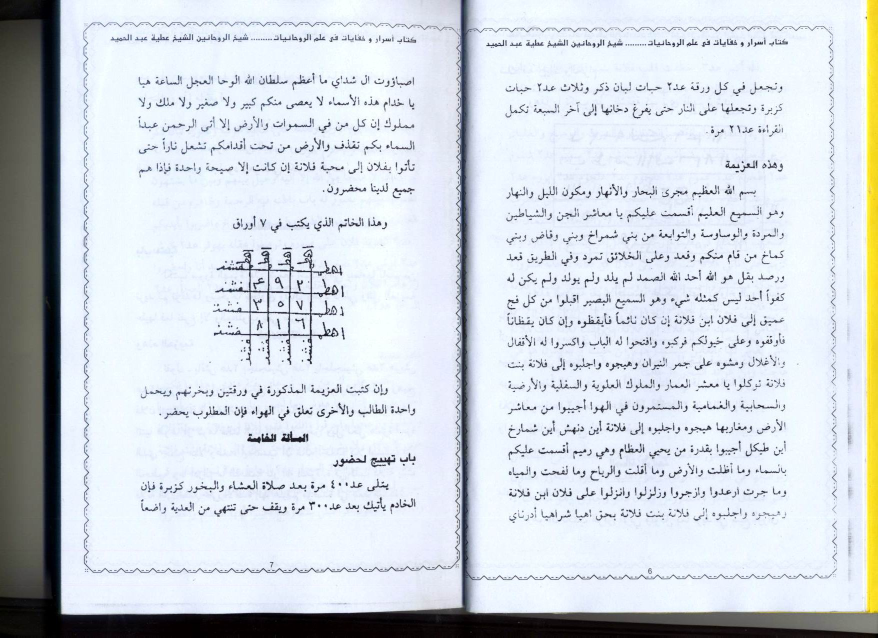
#> input picture Picture 003.jpg, 1755 x 1275 px, given in place of Picture 033.jpg, which was not available (shown at 1/2 size)
$ python crop_rajah_batch14.py
#> lines starting #> are read from the running program, lines starting #| are printed output that depends on the picture; after the words box and inside, x2 and y2 are one past the last pixel; in counts of white or black regions, pixels touching at a corner belong together; pictures that were not available may be replaced by others from this repository, and a replacement may not be noted
#!/usr/bin/env python3
from PIL import Image, ImageEnhance
import os

def crop_rajah(src_path, out_path, x0, y0, x1, y1, upscale=4):
#> called with x0 = 0.055, y0 = 0.08, x1 = 0.475, y1 = 0.31, upscale = 4
    im = Image.open(src_path).convert("RGB")
#> im is the input picture: PIL image 1755x1275 RGB; mean R, G, B 207.8, 214.2, 220.5
    w, h = im.size
#> w = 1755; h = 1275
    box = (int(w*x0), int(h*y0), int(w*x1), int(h*y1))
#> box = (96, 102, 833, 395)
    crop = im.crop(box)
    # enhance
    # contrast & brightness similar to previous batches
    enhancer = ImageEnhance.Contrast(crop)
    crop = enhancer.enhance(1.6)
    enhancer = ImageEnhance.Brightness(crop)
    crop = enhancer.enhance(1.15)
    # white threshold >188 -> 255
    # convert to numpy for speed
    import numpy as np
    arr = np.array(crop)
    # mask where all channels >188
    mask = (arr[:,:,0] > 188) & (arr[:,:,1] > 188) & (arr[:,:,2] > 188)
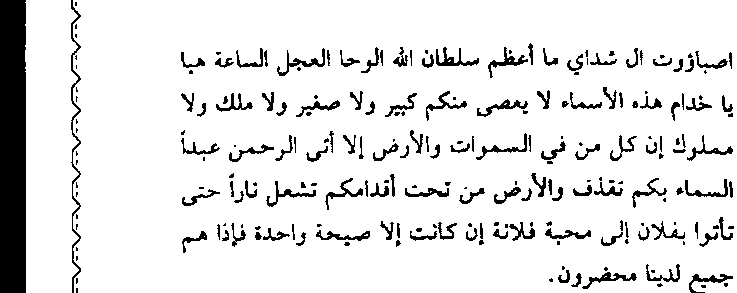
#> mask: shape (293, 737) bool; 89.7% white; 223 black regions (88 under 20 px), largest, box (x1, y1, x2, y2) and area: (0, 0, 26, 293) 7598, (71, 0, 81, 293) 668, (436, 47, 479, 66) 294
    arr[mask] = 255
#> arr: shape (293, 737, 3); mean R, G, B 233.6, 234.3, 235.9
    crop = Image.fromarray(arr)
    # pad 70px each side before upscale? original pad 70px then 4x. We'll add 70px white border before upscale, then upscale?
    # previous: pad 70px white>186 pad 70px. Let's add padding after upscale for simplicity: upscale then pad 70*? Actually previous reports: pad 70px white then 4x upscale. We'll do upscale then pad 70*? Let's do pad 70*upscale? Simpler: add 70px border after upscale then final.
    # upscale
    new_size = (crop.size[0]*upscale, crop.size[1]*upscale)
#> new_size = (2948, 1172)
    crop = crop.resize(new_size, Image.LANCZOS)
#> crop: PIL image 2948x1172 RGB
    # add padding 70px * (upscale? previous said 70px pad then 4x). We'll add 50px white padding after upscale to get clean border
    pad = 70
    padded = Image.new("RGB", (crop.size[0]+pad*2, crop.size[1]+pad*2), (255,255,255))
#> padded: PIL image 3088x1312 RGB; every value is 255
    padded.paste(crop, (pad, pad))
    padded.save(out_path, "JPEG", quality=95, dpi=(300,300))
    print(f"{out_path}: {padded.size} from {src_path} box {box}")
#| /home/user/asoro-wa-khofiyyat-fi-ilmu-ruhaniyyah/terjemahan/assets/rajah-hal-067-top-thilasm.jpg: (3088, 1312) from /home/user/asoro-wa-khofiyyat-fi-ilmu-ruhaniyyah/Picture 033.jpg box (96, 102, 833, 395)

base = "/home/user/asoro-wa-khofiyyat-fi-ilmu-ruhaniyyah"
outdir = os.path.join(base, "terjemahan/assets")
os.makedirs(outdir, exist_ok=True)

# Picture 033 left Hal67
crop_rajah(os.path.join(base, "Picture 033.jpg"), os.path.join(outdir, "rajah-hal-067-top-thilasm.jpg"),
           x0=0.055, y0=0.08, x1=0.475, y1=0.31)

crop_rajah(os.path.join(base, "Picture 033.jpg"), os.path.join(outdir, "rajah-hal-067-bottom-numbers.jpg"),
           x0=0.115, y0=0.52, x1=0.445, y1=0.71)
#> call 2 of crop_rajah, with x0 = 0.115, y0 = 0.52, x1 = 0.445, y1 = 0.71, upscale = 4
#> in crop_rajah (call 2), `mask = (arr[:,:,0] > 188) & (arr[:,:,1] > 188) & (arr[:,:,2] > 188)`: mask: shape (242, 579) bool; 93.5% white; 93 black regions (44 under 20 px), largest, box (x1, y1, x2, y2) and area: (227, 0, 476, 69) 2219, (361, 199, 416, 222) 680, (322, 203, 352, 222) 399
#> in crop_rajah (call 2), `arr[mask] = 255`: arr: shape (242, 579, 3); mean R, G, B 241.6, 242, 242.8
#> in crop_rajah (call 2), `padded = Image.new("RGB", (crop.size[0]+pad*2, crop.size[1]+pad*2), (2..`: padded: PIL image 2456x1108 RGB; every value is 255
#> in crop_rajah (call 2), `padded.paste(crop, (pad, pad))`:
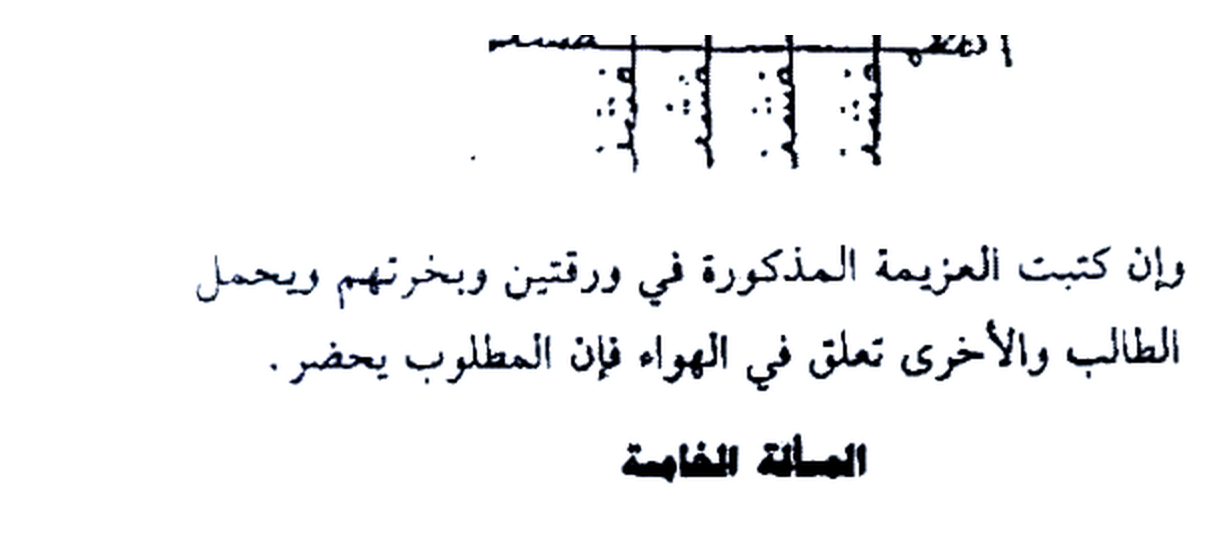
#> padded: PIL image 2456x1108 RGB (shown at 1/2 size); mean R, G, B 243.8, 244.1, 244.8
#| /home/user/asoro-wa-khofiyyat-fi-ilmu-ruhaniyyah/terjemahan/assets/rajah-hal-067-bottom-numbers.jpg: (2456, 1108) from /home/user/asoro-wa-khofiyyat-fi-ilmu-ruhaniyyah/Picture 033.jpg box (201, 663, 780, 905)

# Picture 034 right Hal68 top
crop_rajah(os.path.join(base, "Picture 034.jpg"), os.path.join(outdir, "rajah-hal-068-top-thilasm.jpg"),
           x0=0.545, y0=0.06, x1=0.965, y1=0.37)
#> call 3 of crop_rajah, with x0 = 0.545, y0 = 0.06, x1 = 0.965, y1 = 0.37, upscale = 4
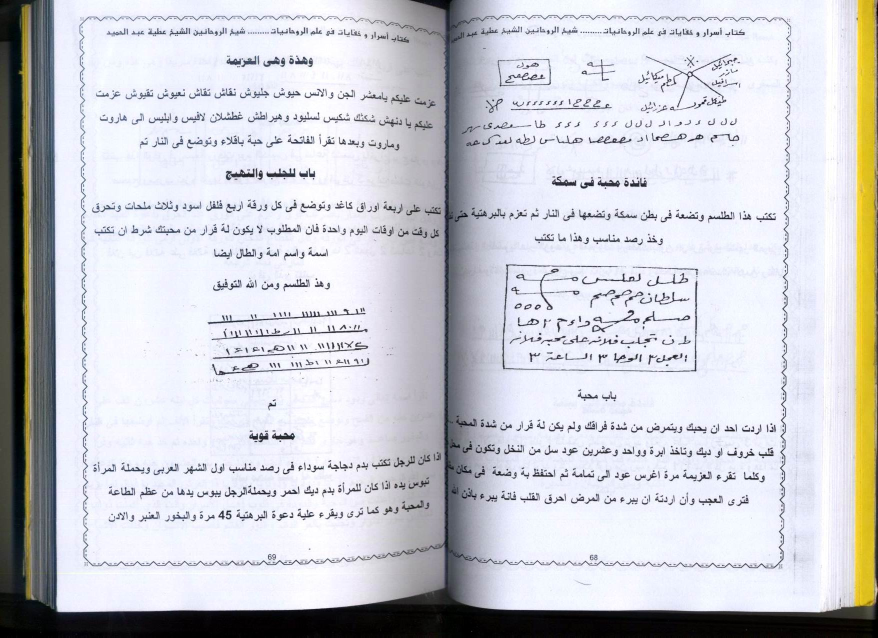
#> input picture Picture 034.jpg, 1755 x 1275 px, found by its file name (shown at 1/2 size)
#> in crop_rajah, im is the input picture: PIL image 1755x1275 RGB; mean R, G, B 202.7, 203.8, 209.2
#> in crop_rajah (call 3), `mask = (arr[:,:,0] > 188) & (arr[:,:,1] > 188) & (arr[:,:,2] > 188)`: mask: shape (395, 737) bool; 92.4% white; 235 black regions (137 under 20 px), largest, box (x1, y1, x2, y2) and area: (0, 0, 55, 395) 6373, (611, 0, 626, 395) 996, (336, 32, 507, 139) 992
#> in crop_rajah (call 3), `arr[mask] = 255`:
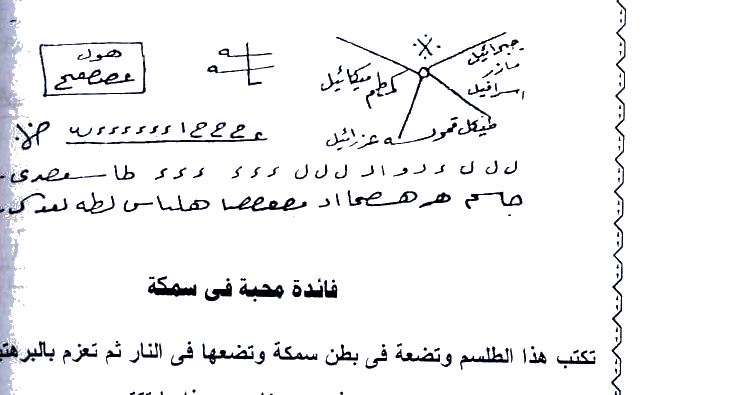
#> arr: shape (395, 737, 3); mean R, G, B 242.4, 242.5, 243.9
#> in crop_rajah (call 3), `padded = Image.new("RGB", (crop.size[0]+pad*2, crop.size[1]+pad*2), (2..`: padded: PIL image 3088x1720 RGB; every value is 255
#| /home/user/asoro-wa-khofiyyat-fi-ilmu-ruhaniyyah/terjemahan/assets/rajah-hal-068-top-thilasm.jpg: (3088, 1720) from /home/user/asoro-wa-khofiyyat-fi-ilmu-ruhaniyyah/Picture 034.jpg box (956, 76, 1693, 471)

# Picture 034 right Hal68 bottom box
crop_rajah(os.path.join(base, "Picture 034.jpg"), os.path.join(outdir, "rajah-hal-068-bottom-box.jpg"),
           x0=0.565, y0=0.52, x1=0.835, y1=0.78)
#> in crop_rajah (call 4), `mask = (arr[:,:,0] > 188) & (arr[:,:,1] > 188) & (arr[:,:,2] > 188)`: mask: shape (331, 474) bool; 91.7% white; 180 black regions (78 under 20 px), largest, box (x1, y1, x2, y2) and area: (13, 0, 403, 81) 1253, (74, 273, 116, 291) 312, (321, 43, 374, 63) 304
#> in crop_rajah (call 4), `arr[mask] = 255`: arr: shape (331, 474, 3); mean R, G, B 238.5, 238.6, 239.8
#> in crop_rajah (call 4), `padded = Image.new("RGB", (crop.size[0]+pad*2, crop.size[1]+pad*2), (2..`: padded: PIL image 2036x1464 RGB; every value is 255
#| /home/user/asoro-wa-khofiyyat-fi-ilmu-ruhaniyyah/terjemahan/assets/rajah-hal-068-bottom-box.jpg: (2036, 1464) from /home/user/asoro-wa-khofiyyat-fi-ilmu-ruhaniyyah/Picture 034.jpg box (991, 663, 1465, 994)

# Picture 034 left Hal69 - 4 lines numbers
crop_rajah(os.path.join(base, "Picture 034.jpg"), os.path.join(outdir, "rajah-hal-069-thilasm.jpg"),
           x0=0.20, y0=0.48, x1=0.475, y1=0.74)
#> in crop_rajah (call 5), `mask = (arr[:,:,0] > 188) & (arr[:,:,1] > 188) & (arr[:,:,2] > 188)`: mask: shape (331, 482) bool; 90% white; 160 black regions (78 under 20 px), largest, box (x1, y1, x2, y2) and area: (436, 0, 482, 331) 5710, (64, 6, 380, 37) 1374, (72, 39, 384, 68) 1307
#> in crop_rajah (call 5), `arr[mask] = 255`:
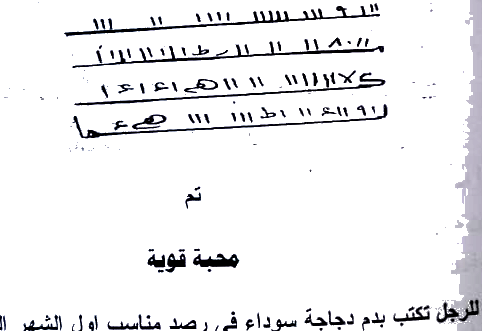
#> arr: shape (331, 482, 3); mean R, G, B 239, 238.9, 240.1
#> in crop_rajah (call 5), `padded = Image.new("RGB", (crop.size[0]+pad*2, crop.size[1]+pad*2), (2..`: padded: PIL image 2068x1464 RGB; every value is 255
#| /home/user/asoro-wa-khofiyyat-fi-ilmu-ruhaniyyah/terjemahan/assets/rajah-hal-069-thilasm.jpg: (2068, 1464) from /home/user/asoro-wa-khofiyyat-fi-ilmu-ruhaniyyah/Picture 034.jpg box (351, 612, 833, 943)

# Picture 035 right Hal70 wafaq
crop_rajah(os.path.join(base, "Picture 035.jpg"), os.path.join(outdir, "rajah-hal-070-wafaq.jpg"),
           x0=0.605, y0=0.55, x1=0.875, y1=0.88)
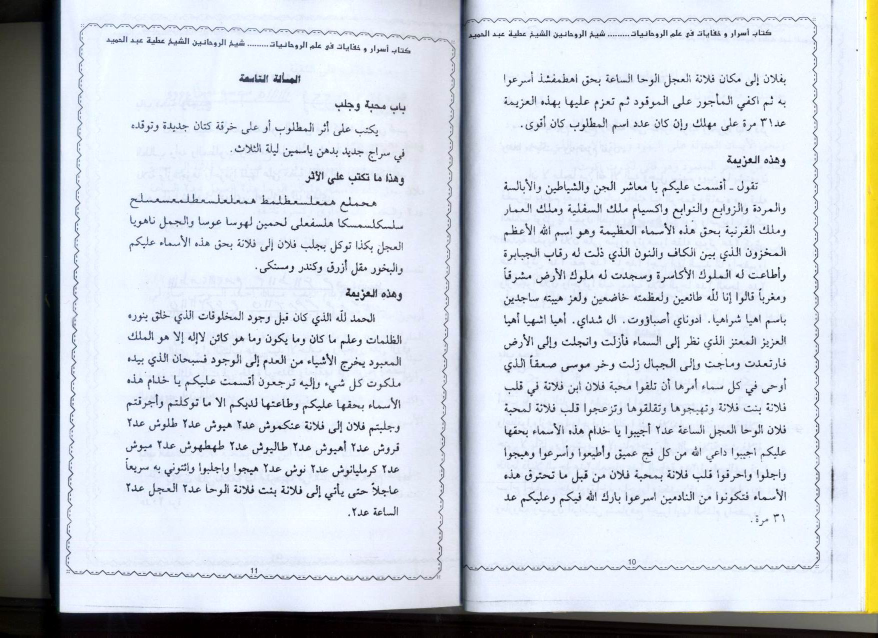
#> input picture Picture 005.jpg, 1755 x 1275 px, given in place of Picture 035.jpg, which was not available (shown at 1/2 size)
#> in crop_rajah, im is the input picture: PIL image 1755x1275 RGB; mean R, G, B 205, 210.9, 217.4
#> in crop_rajah (call 6), `mask = (arr[:,:,0] > 188) & (arr[:,:,1] > 188) & (arr[:,:,2] > 188)`: mask: shape (421, 474) bool; 91% white; 248 black regions (82 under 20 px), largest, box (x1, y1, x2, y2) and area: (58, 281, 102, 314) 316, (358, 147, 407, 177) 313, (0, 17, 52, 36) 292
#> in crop_rajah (call 6), `arr[mask] = 255`:
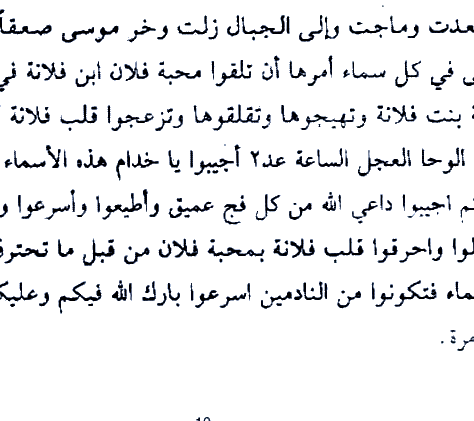
#> arr: shape (421, 474, 3); mean R, G, B 237.2, 237.7, 239.1
#| /home/user/asoro-wa-khofiyyat-fi-ilmu-ruhaniyyah/terjemahan/assets/rajah-hal-070-wafaq.jpg: (2036, 1824) from /home/user/asoro-wa-khofiyyat-fi-ilmu-ruhaniyyah/Picture 035.jpg box (1061, 701, 1535, 1122)

# Picture 035 left Hal71 four squares
crop_rajah(os.path.join(base, "Picture 035.jpg"), os.path.join(outdir, "rajah-hal-071-four-squares.jpg"),
           x0=0.175, y0=0.17, x1=0.455, y1=0.35)
#| /home/user/asoro-wa-khofiyyat-fi-ilmu-ruhaniyyah/terjemahan/assets/rajah-hal-071-four-squares.jpg: (2104, 1060) from /home/user/asoro-wa-khofiyyat-fi-ilmu-ruhaniyyah/Picture 035.jpg box (307, 216, 798, 446)

print("done batch14 crops")
